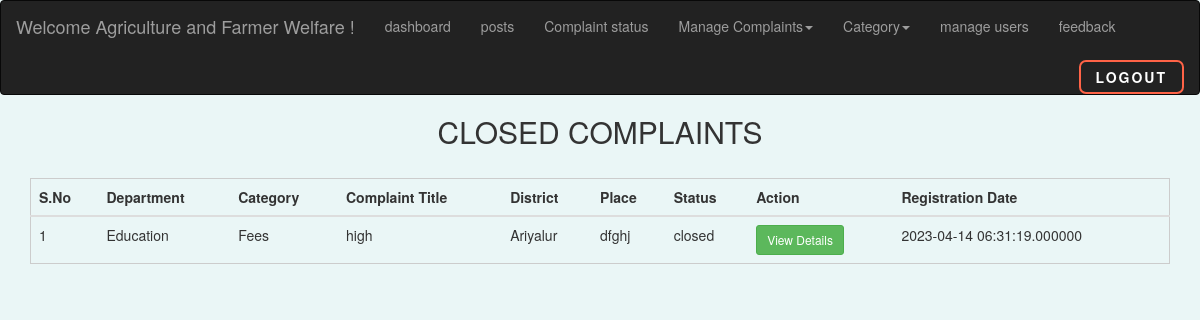
/ed_close.php (signed in), run on the app's committed database.
### tables this page shows
CREATE TABLE `education` (
  `id` int(250) NOT NULL,
  `umail` varchar(50) NOT NULL,
  `department` varchar(50) NOT NULL,
  `cat` varchar(50) NOT NULL,
  `ctitle` varchar(250) NOT NULL,
  `cdetail` varchar(250) NOT NULL,
  `cdoc` varchar(250) NOT NULL,
  `district` varchar(50) NOT NULL,
  `place` varchar(200) NOT NULL,
  `status` varchar(50) NOT NULL,
  `date` datetime(6) NOT NULL DEFAULT current_timestamp(6),
  `seen` varchar(50) NOT NULL,
  `cseen` varchar(10) NOT NULL,
  `cimage` varchar(255) NOT NULL
);

### ed_close.php (the view, shortened to what this page needs)
<?php
include("dbconnect.php");
?>
<!DOCTYPE html>
<html>
<head>
  <link rel="stylesheet" href="https://maxcdn.bootstrapcdn.com/bootstrap/3.4.1/css/bootstrap.min.css">
  </head>
  <body style="background-color: #eaf6f6;">
    <nav class="navbar navbar-inverse">
      <div class="container-fluid">
    <div class="navbar-header">
      <a class="navbar-brand">Welcome <?php echo $_SESSION['aname']; ?> !</a>
    </div>
    <ul class="nav navbar-nav">
    <li><a href="ed_notify.php">dashboard</a></li>
    <li><a href="edupost.php">posts</a></li>
    <li><a href="a_edu.php">Complaint status</a></li>
      <li class="dropdown">
      <a class="dropdown-toggle" data-toggle="dropdown" href="#">Manage Complaints<span class="caret"></span></a>
          </li>
        <li class="dropdown">
      <a class="dropdown-toggle" data-toggle="dropdown" href="#">Category<span class="caret"></span></a>
          </li>
          <li><a href="ed_umanage.php">manage users</a></li>
          <li><a href="a_edfeed.php">feedback</a></li>
        </ul>
    <form method="get"><button class="back" name="logout">Logout</button></form>
  </div>
  </nav>
	<div>
			<h2 style="text-align: center;">CLOSED COMPLAINTS</h2>
  <br>
  <table  style="margin: 0 auto; width: 95%; border: 1px solid #ccc;" class="table">
      <thead>
    <tr>
      <th scope="col">S.No</th>
      <th scope="col">Department</th>
      <th scope="col">Category</th>
      <th scope="col">Complaint Title</th>
      <th scope="col">District</th>
      <th scope="col">Place</th>
      <th scope="col">Status</th>
      <th scope="col">Action</th>
      <th scope="col">Registration Date</th>
    </tr>
  </thead>
		<tr>
			<?php
  $status="closed";
  $qry=mysqli_query($conn,"select * from education WHERE status='$status'");
  while ($row=mysqli_fetch_array($qry))
  {
  ?>
      <tbody>
      <td scope="row"></td>
      <td><?php   echo $row['department'];  ?></td>
      <td><?php   echo $row['cat'];  ?></td>
      <td><?php   echo $row['ctitle'];  ?></td>
      <td><?php   echo $row['district'];  ?></td>
      <td><?php   echo $row['place'];  ?></td>
      <td><?php   echo $row['status'];  ?></td>
      <td><a type="button" class="btn btn-success btn-sm" href='ed_cview.php?id=<?php echo $row['id']?>'>View Details</a></td>
      <td><?php  echo $row['date'] ; ?></td>
    </tr>
    <?php
  }
  ?>
	</table>
	</div>
</body>
</html>

### ed_close.php (style rules this page uses)
.back { position: relative; padding: 5px 15px; border-radius: 7px; border: 2px solid rgb(255, 99, 71); font-size: 14px; text-transform: uppercase; font-weight: 600; letter-spacing: 2px; background: transparent; color: #fff; overflow: hidden; box-shadow: 0 0 0 0 transparent; -webkit-transition: all 0.2s ease-in; -moz-transition: all 0.2s ease-in; transition: all 0.2s ease-in; float: right; margin-left: 9px; margin-top: 9px; }
.back::before { content: ''; display: block; width: 0px; height: 86%; position: absolute; top: 7%; left: 0%; opacity: 0; background: #fff; box-shadow: 0 0 50px 30px #fff; -webkit-transform: skewX(-20deg); -moz-transform: skewX(-20deg); -ms-transform: skewX(-20deg); -o-transform: skewX(-20deg); transform: skewX(-20deg); }
body { counter-reset: serial; overflow-x: hidden; }
tr td:first-child:before { counter-increment: serial; content: counter(serial); }

### data on the page
education: department "Education", cat "Fees", ctitle "high", district "Ariyalur", place "dfghj", status "closed", date "2023-04-14 06:31:19.000000"

### other printed values
$_SESSION['aname'] "Agriculture and Farmer Welfare"
